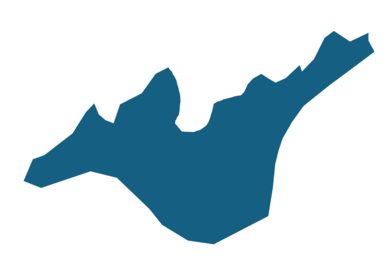
#> input picture data/data_gen_case/imgs/truth4.png, 391 x 271 px
$ jupyter execute contact_point_gen.ipynb
#> lines starting #> are read from the running program, lines starting #| are printed output that depends on the picture; after the words box and inside, x2 and y2 are one past the last pixel; in counts of white or black regions, pixels touching at a corner belong together
[cell 1]
import sys
import cv2
import pandas as pd
import matplotlib.pyplot as plt
import csv

### detect contact points and generate path

[cell 2]
truth = cv2.imread('../data/data_gen_case/imgs/truth4.png', cv2.IMREAD_GRAYSCALE)
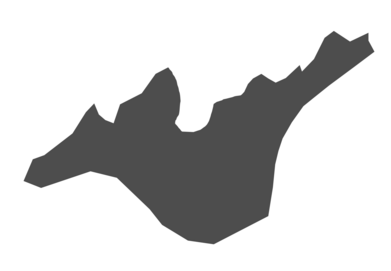
#> truth: shape (271, 391); min 72, max 255, mean 207.8
ret,thresh = cv2.threshold(truth, 80, 255, cv2.THRESH_BINARY)
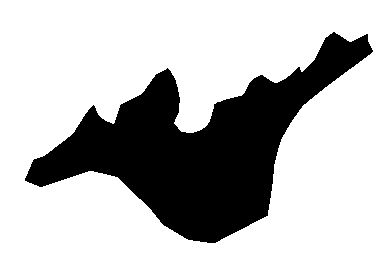
#> thresh: shape (271, 391); 74.2% white; 1 black region, box (x1, y1, x2, y2) and area: (25, 32, 373, 243) 27297
# thresh = (1 - ((thresh / 255) - 1) * -1)
thresh = (1 - ((thresh / 255)))
truth = thresh

plt.title('Truth')
plt.ylabel('Y (m)'), plt.xlabel('X (m)')
plt.imshow(truth)
plt.show()

[cell 3]
initial = cv2.imread('../data/data_gen_case/imgs/fake4.png', cv2.IMREAD_GRAYSCALE)
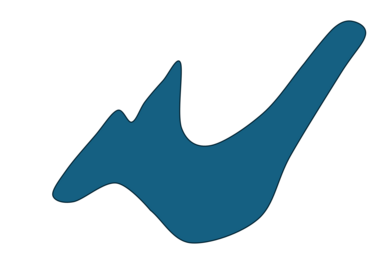
#> input picture data/data_gen_case/imgs/fake4.png, 391 x 271 px
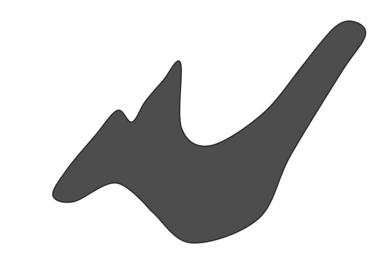
#> initial: shape (271, 391); min 41, max 255, mean 211.9
ret,thresh = cv2.threshold(initial, 80, 255, cv2.THRESH_BINARY)
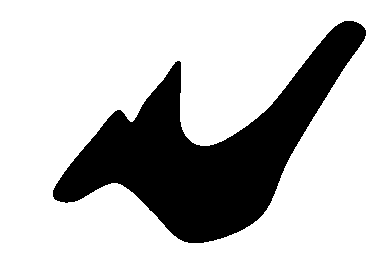
#> thresh: shape (271, 391); 76.4% white; 1 black region, box (x1, y1, x2, y2) and area: (53, 21, 366, 243) 25052
# thresh = (1 - ((thresh / 255) - 1) * -1)
thresh = (1 - ((thresh / 255)))
initial = thresh

plt.title('Initial')
plt.ylabel('Y (m)'), plt.xlabel('X (m)')
plt.imshow(initial)
plt.show()

[cell 4]
def find_contacts_litho(img, orientation, num):
#> called with orientation = 'vertical', num = 135
    contacts = []
    litho = []
    if(orientation == 'horizontal'):
        prev = 0
        for x in range(0, len(img[num]), 1):
            if(img[num][x] != prev):
                if(prev == 1):
                    contacts.append(x - 1)
                else:
                    contacts.append(x)
                prev = img[num][x]
            litho.append(prev)
    elif (orientation == 'vertical'):
        prev = 0
        for x in range(0, len(img), 1):
            if(img[x][num] != prev):
                if(prev == 1):
                    contacts.append(x - 1)
                else:
                    contacts.append(x)
                prev = img[x][num]
            litho.append(prev)
#> this loop made 271 passes
#> prev on passes 98, 196: 1, 0
#> after the loop, contacts = [97, 194]; litho = 271 values, max 1 at index 97, min 0 at index 0, mean 0.362; prev = 0

    return contacts, litho

# if edge is a rock it will have an error since it is a 0

[cell 5]
def create_contacts_csv(title, orientation, x, depth, litho, contacts):
    with open(title + '_contacts.csv', mode='w', newline='') as file:
        writer = csv.writer(file)

        header = ['x', 'depth', 'litho', 'contacts']
        writer.writerow(header)

        if (orientation == 'horizontal'):
            for i in range(0, x, 1):
                row = []
                if i in contacts:
                    row = [i, depth, litho[i//1], 1]
                else:
                    row = [i, depth, litho[i//1],'']
                writer.writerow(row)
        elif (orientation == 'vertical'):
            for i in range(0, depth, 1): # depth):
                row = []
                if i in contacts:
                    row = [x, i, litho[i//1], 1]
                else:
                    row = [x, i, litho[i//1],'']
                writer.writerow(row)

    print("file saved: " + title + "_contacts.csv")

[cell 6]
truth_contacts, truth_litho = find_contacts_litho(truth, "vertical", len(truth) // 2)
#> truth_contacts = [97, 194]; truth_litho has the same summary as litho in find_contacts_litho
print(truth_contacts)
#| [97, 194]
create_contacts_csv("img4", "vertical", len(truth) // 2, len(truth), truth_litho, truth_contacts)
#> the loop in create_contacts_csv, `for i in range(0, depth, 1):` made 271 passes
#> row on passes 1 to 12: [135, 0, 0, ''], [135, 1, 0, ''], [135, 2, 0, ''], [135, 3, 0, ''], [135, 4, 0, ''], [135, 5, 0, ''], [135, 6, 0, ''], [135, 7, 0, ''], [135, 8, 0, ''], [135, 9, 0, ''], [135, 10, 0, ''], [135, 11, 0, '']

[cell 7]
path_contacts = pd.read_csv("img4_contacts.csv")

plt.imshow(truth, alpha = 0)
plt.scatter(path_contacts['x'], path_contacts['depth'],
            c=path_contacts['litho'], edgecolors='w', linewidths=0.3,s = 10)
plt.ylabel('Depth (m)'), plt.xlabel('X (m)')
plt.show()
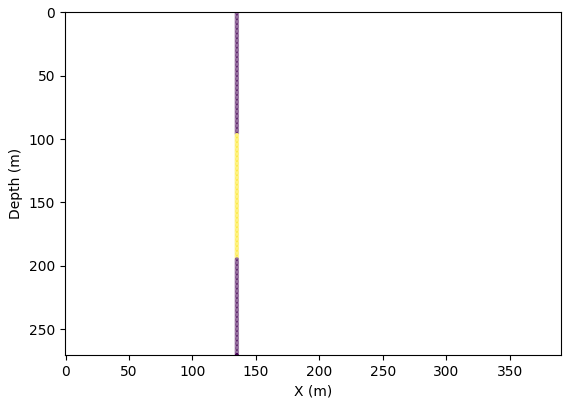
#> figure drawn by matplotlib, 1 panel
